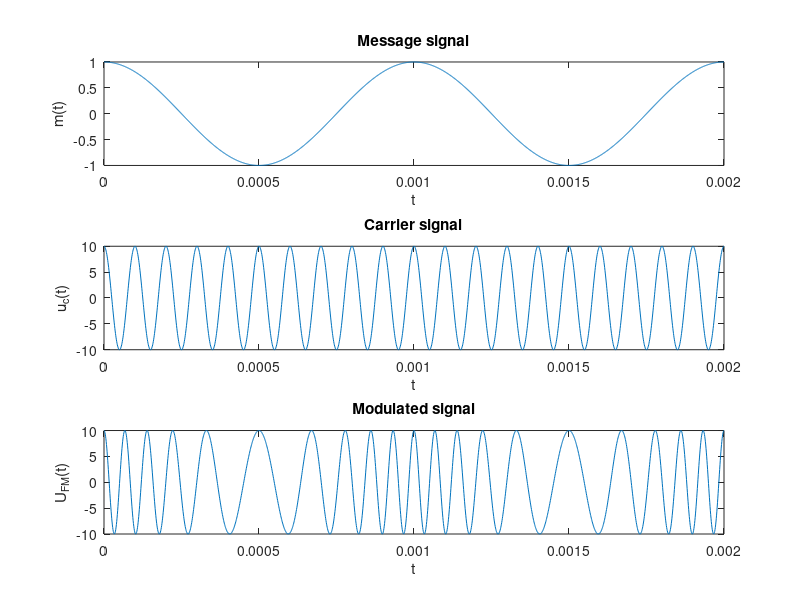
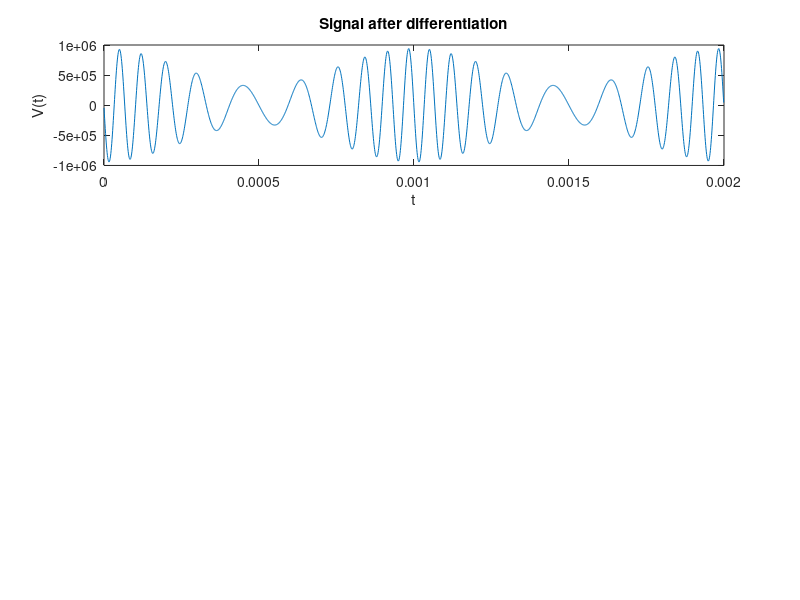

These figures' MATLAB source, in order: (Note: this script raises an error after producing the figures.)
fm=1000;
fc=10000;
Am=1;
Ac=10;
Kf=5000;
t= 0:(1/(100*fc)):2/fm;
mt=Am*cos(2*pi*fm*t);

figure();
subplot(3,1, 1);
plot(t, mt);
title("Message signal");
xlabel("t");
ylabel("m(t)");

ct=Ac*cos(2*pi*fc*t);
subplot(3,1, 2);
plot(t, ct);
title("Carrier signal");
xlabel("t");
ylabel("u_c(t)");

%theta_t=2*pi*Kf*(Am*sin(2*pi*fm*t)/2*pi*fm);
theta_t=(Kf/fm)*Am*sin(2*pi*fm*t);
%theta_t=sin(2*pi*fm*t)/1000;

ufm=Ac*cos(2*pi*fc*t+ theta_t);
subplot(3,1, 3);
plot(t, ufm);
title("Modulated signal");
xlabel("t");
ylabel("U_F_M(t)");

%-------------------
 %vt=-Ac*((2*pi*fc)+2*pi*Kf*mt).*sin(2*pi*fc*t+theta_t);
 
 vt=diff(ufm)*100*fc;
 t1=0:(1/(100*fc)):(2/fm-(1/(100*fc)));
 figure();
 subplot(3, 1, 1);
 plot(t1, vt);
 title("Signal after differentiation");
 xlabel("t");
 ylabel("V(t)");
 [evt,lo] = envelope(vt);
 subplot(3, 1, 2);
 plot(t1, evt);
 title("Signal after envelope detection(Rectified signal)");
 xlabel("t");
 ylabel("Env(t)");
 dc = mean(evt);
 ur = (evt - dc)/(2*pi*Kf*Ac);
 subplot(3, 1, 3);
 plot(t1, ur);
 title("Recovered signal");
 xlabel("t");
 ylabel("m_r(t)");
 
 %---------------------
 
 Mt1=fft(mt);
 Mt=fftshift(Mt1);
 figure();
 subplot(2, 2, 1);
 plot(t, abs(Mt));
 title("Spectrum of Recovered signal");
 xlabel("f");
 ylabel("M(f)"); 
 
 Ufm1=fft(ufm);
 Ufm=fftshift(Ufm1);
 subplot(2, 2, 2);
 plot(t, abs(Ufm));
 title("Spectrum of Modulated signal");
 xlabel("f");
 ylabel("U_F_M(f)"); 
 
 Evt1=fft(evt);
 Evt=fftshift(Evt1);
 subplot(2, 2, 3);
 plot(t1, abs(Evt));
 title("Spectrum of Rectified signal");
 xlabel("f");
 ylabel("Env(f)"); 
 
 Ur1=fft(ur);
 Ur=fftshift(Ur1);
 subplot(2, 2, 4);
 plot(t1, abs(Ur));
 title("Spectrum of Recovered signal");
 xlabel("f");
 ylabel("M_R(f)");
 

